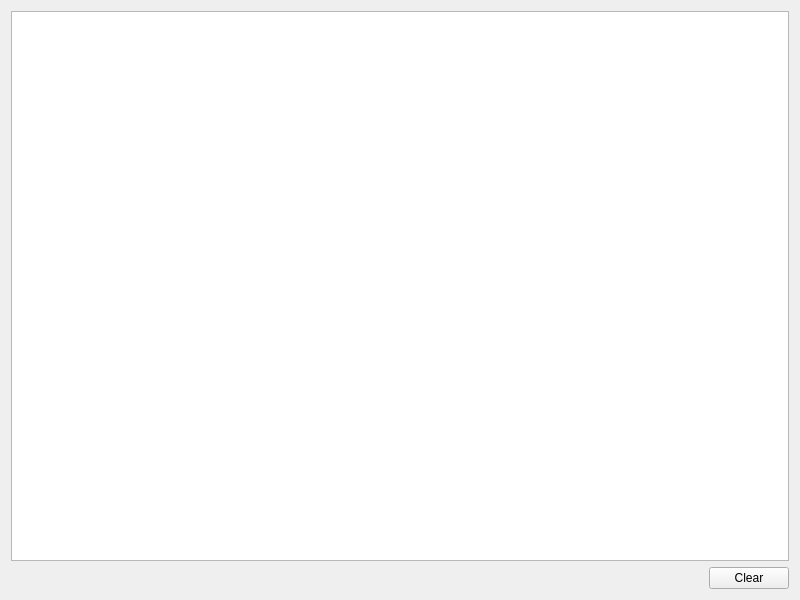
<?xml version="1.0" encoding="UTF-8"?>
<ui version="4.0">
 <class>Widget</class>
 <widget class="QWidget" name="Widget">
  <property name="geometry">
   <rect>
    <x>0</x>
    <y>0</y>
    <width>800</width>
    <height>600</height>
   </rect>
  </property>
  <property name="windowTitle">
   <string>01_ReceiveDragOperations</string>
  </property>
  <layout class="QVBoxLayout" name="verticalLayout_2">
   <item>
    <layout class="QVBoxLayout" name="verticalLayout">
     <item>
      <widget class="QTextEdit" name="textEdit"/>
     </item>
     <item>
      <layout class="QHBoxLayout" name="horizontalLayout">
       <item>
        <spacer name="horizontalSpacer">
         <property name="orientation">
          <enum>Qt::Orientation::Horizontal</enum>
         </property>
         <property name="sizeHint" stdset="0">
          <size>
           <width>318</width>
           <height>20</height>
          </size>
         </property>
        </spacer>
       </item>
       <item>
        <widget class="QPushButton" name="clearButton">
         <property name="text">
          <string>Clear</string>
         </property>
        </widget>
       </item>
      </layout>
     </item>
    </layout>
   </item>
  </layout>
 </widget>
 <resources/>
 <connections/>
</ui>
